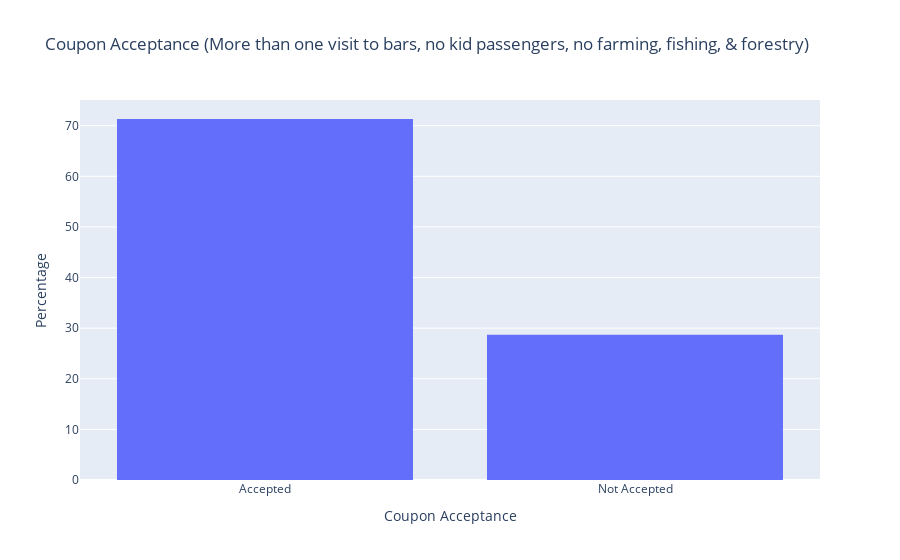

The cell this chart's notebook holds for it:
### Markdown cell above
5. Use the same process to compare the acceptance rate between drivers who go to bars more than once a month and had passengers that were not a kid and had occupations other than farming, fishing, or forestry.

### Code cell
# Start off the analysis with the dataframe containing bar coupon rows.
#
input_dataframe = bar_coupon_data.copy()

# Define filter functions
#
def visits_bar_more_than_once(row):
    values_more_than_once = ["1~3", "4~8", "gt8"]
    return row["Bar"] in values_more_than_once

def had_passenger_kids(row):
    values_passenger_kids = ["Kid(s)"]
    return row["passanger"] in values_passenger_kids

def had_occupation_of_interest(row):
    values_occupations_of_interest = ["Farming Fishing & Forestry"]
    return row["occupation"] in values_occupations_of_interest

# Filter input dataset to rows containing values of interest
#
input_dataframe = input_dataframe[input_dataframe.apply(lambda x: visits_bar_more_than_once(x) and not had_passenger_kids(x) and not had_occupation_of_interest(x), axis=1)]

# Create a dataframe that adds an acceptance label (0 = Not Accepted, 1 = Accepted)
#
input_dataframe["_age_labeled"] = input_dataframe["age"].apply(create_age_26plus_label)
input_dataframe["_accepted"] = input_dataframe["Y"].apply(create_acceptance_label)
value_counts_pct = input_dataframe[["_accepted"]].value_counts(normalize=True) * 100

# Visualize data in a histogram (bar graph)
#
fig = px.histogram(
    value_counts_pct.reset_index(),
    title = "Coupon Acceptance (More than one visit to bars, no kid passengers, no farming, fishing, & forestry)",
    x = '_accepted',
    y = 'proportion',
    labels = { "_accepted": "Coupon Acceptance"}
)
    
fig.update_layout(
    yaxis_title='Percentage'
)
    
fig.show()

fig.write_image("visualizations/coupon_acceptance_bar_visitors_no_kids_no_farming.png")

value_counts_pct

### Figure 1 — Plotly figure (JSON) as saved in the notebook; plotly's stock layout.template omitted (floating-point values rounded to 4 significant figures)
{"data": [{"alignmentgroup": "True", "bingroup": "x", "histfunc": "sum", "hovertemplate": "Coupon Acceptance=%{x}<br>sum of proportion=%{y}<extra></extra>", "legendgroup": "", "marker": {"color": "#636efa", "pattern": {"shape": ""}}, "name": "", "offsetgroup": "", "orientation": "v", "showlegend": false, "type": "histogram", "x": ["Accepted", "Not Accepted"], "xaxis": "x", "y": [71.32, 28.68], "yaxis": "y"}], "layout": {"autosize": true, "barmode": "relative", "legend": {"tracegroupgap": 0}, "title": {"text": "Coupon Acceptance (More than one visit to bars, no kid passengers, no farming, fishing, & forestry)"}, "xaxis": {"anchor": "y", "autorange": true, "domain": [0, 1], "range": [-0.5, 1.5], "title": {"text": "Coupon Acceptance"}, "type": "category"}, "yaxis": {"anchor": "x", "autorange": true, "domain": [0, 1], "range": [0, 75.08], "title": {"text": "Percentage"}, "type": "linear"}}}
